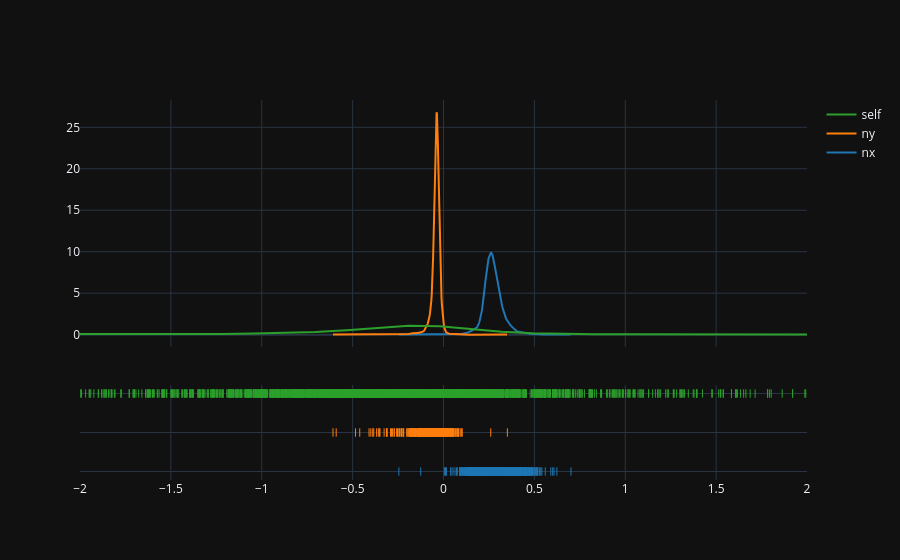

Here is the notebook cell this chart was saved with:
### Code cell
fig.show()

### Figure 1 — Plotly figure (JSON) as saved in the notebook; plotly's stock layout.template omitted (floating-point values rounded to 4 significant figures; data arrays with more than 128 entries replaced by an {"elided": "..."} marker saying what was removed)
{"data": [{"legendgroup": "nx", "marker": {"color": "rgb(31, 119, 180)"}, "mode": "lines", "name": "nx", "showlegend": true, "x": {"elided": "500 float values"}, "xaxis": "x", "y": {"elided": "500 float values"}, "yaxis": "y", "type": "scatter"}, {"legendgroup": "ny", "marker": {"color": "rgb(255, 127, 14)"}, "mode": "lines", "name": "ny", "showlegend": true, "x": {"elided": "500 float values"}, "xaxis": "x", "y": {"elided": "500 float values"}, "yaxis": "y", "type": "scatter"}, {"legendgroup": "self", "marker": {"color": "rgb(44, 160, 44)"}, "mode": "lines", "name": "self", "showlegend": true, "x": {"elided": "500 float values"}, "xaxis": "x", "y": {"elided": "500 float values"}, "yaxis": "y", "type": "scatter"}, {"legendgroup": "nx", "marker": {"color": "rgb(31, 119, 180)", "symbol": "line-ns-open"}, "mode": "markers", "name": "nx", "showlegend": false, "x": {"elided": "4522 float values"}, "xaxis": "x", "y": {"elided": "4522 str values"}, "yaxis": "y2", "type": "scatter"}, {"legendgroup": "ny", "marker": {"color": "rgb(255, 127, 14)", "symbol": "line-ns-open"}, "mode": "markers", "name": "ny", "showlegend": false, "x": {"elided": "4522 float values"}, "xaxis": "x", "y": {"elided": "4522 str values"}, "yaxis": "y2", "type": "scatter"}, {"legendgroup": "self", "marker": {"color": "rgb(44, 160, 44)", "symbol": "line-ns-open"}, "mode": "markers", "name": "self", "showlegend": false, "x": {"elided": "4522 float values"}, "xaxis": "x", "y": {"elided": "4522 str values"}, "yaxis": "y2", "type": "scatter"}], "layout": {"barmode": "overlay", "hovermode": "closest", "legend": {"traceorder": "reversed"}, "xaxis": {"anchor": "y2", "domain": [0.0, 1.0], "zeroline": false, "range": [-2, 2]}, "yaxis": {"anchor": "free", "domain": [0.35, 1], "position": 0.0}, "yaxis2": {"anchor": "x", "domain": [0, 0.25], "dtick": 1, "showticklabels": false}}}
